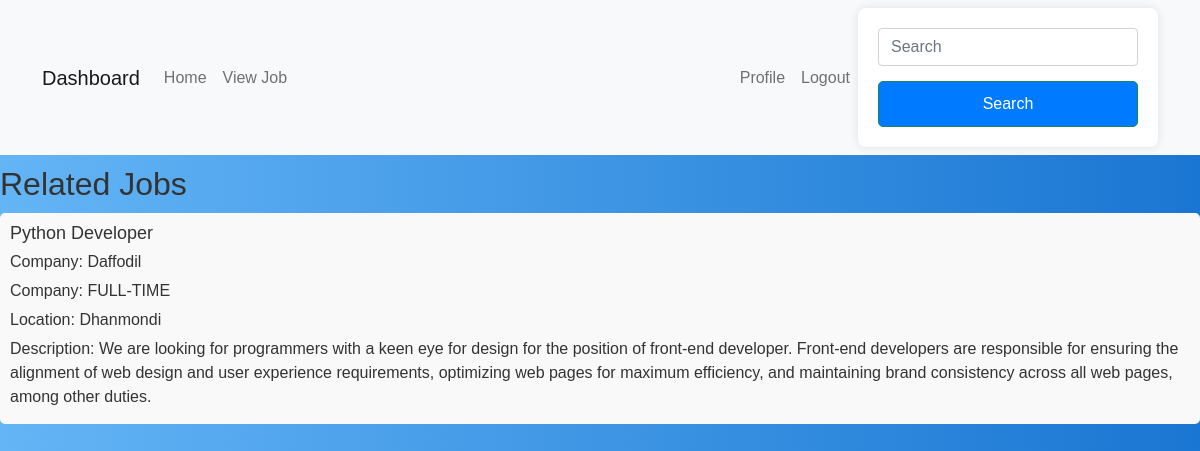
/home/ (signed in), run on the app's committed database.
### myapp/models.py (models this page shows, shortened)
class addjob_Model(models.Model):
    Job_title=models.CharField(max_length=100, null=True)
    Company=models.CharField(max_length=100, null= True)
    catagory_choices=[
        ('FULL-TIME','Full-Time'),
        ('PART-Time','Part-Time'),
    ]
    catagory=models.CharField(max_length=255, choices=catagory_choices, null=True, blank=True)
    number_of_openings= models.DecimalField(max_digits=10, decimal_places=2, blank=True, null=True, help_text="Expected Salary")
    Skill_choices=[
        ('PYTHON','Python'),
        ('JAVA','Java'),
        ('PHP','php'),
    ]
    required_skills = models.CharField(max_length=255, choices=Skill_choices, null=True, blank=True)
    Location=models.CharField(max_length=100, null= True)
    Description=models.TextField(max_length=100, null=True)
    create_at = models.DateTimeField(auto_now_add=True, null=True)
    job_creator = models.ForeignKey(Custom_User, on_delete=models.CASCADE, null=True)

### myapp/views.py (the view)
# urls.py: path('home/',home, name="home" ),
def home(request):
    user = request.user
    recommended_jobs = None
    if user.is_authenticated and user.user_type == 'jobseeker':
        jobseeker_profile = jobseekerprofile.objects.get(user=user)
        matching_jobs = addjob_Model.objects.filter(
            reduce(Q.__or__, [Q(required_skills__icontains=skill) for skill in jobseeker_profile.skills.split(',')]),
            ~Q(job_creator=user)
        ).distinct()
        recommended_jobs = matching_jobs
    context = {
        'recommended_jobs': recommended_jobs
    }
    return render(request, "home.html", context)

### template/home.html (shortened to what this page needs)
{% extends "dashboard.html" %}
{% block content %}
<h2>Related Jobs</h2>
<ul class="related-jobs">
  {% for job in recommended_jobs %}
    <li>
        <h3>{{ job.Job_title }}</h3>
        <p>Company: {{ job.Company }}</p>
        <p>Company: {{ job.catagory }}</p>
        <p>Location: {{ job.Location }}</p>
        <p>Description: {{ job.Description }}</p>
    </li>
  {% empty %}
    <li class="no-jobs">No matching jobs found.</li>
  {% endfor %}
</ul>
{% endblock %}

### template/dashboard.html (style rules this page uses)
h2 { color: #333; }
body { font-family: Arial, sans-serif; margin: 0; padding: 0; background: linear-gradient(to right, #64b5f6, #1976D2); color: #333; }
h1, h2, p { margin: 10px 0; }

### template/home.html (style rules this page uses)
.related-jobs { list-style: none; padding: 0; margin: 0; }
.related-jobs li { margin-bottom: 10px; padding: 10px; background-color: #f9f9f9; border-radius: 5px; }
.related-jobs li h3 { margin: 0; font-size: 18px; }
.related-jobs li p { margin: 5px 0; }

### data on the page
addjob_Model: Job_title "Python Developer", Company "Daffodil", catagory "FULL-TIME", Location "Dhanmondi", Description "We are looking for programmers with a keen eye for design for the position of front-end developer. Front-end developers are responsible for ensuring the alignment of web design and user experience requirements, optimizing web pages for maximum efficiency, and maintaining brand consistency across all web pages, among other duties."
